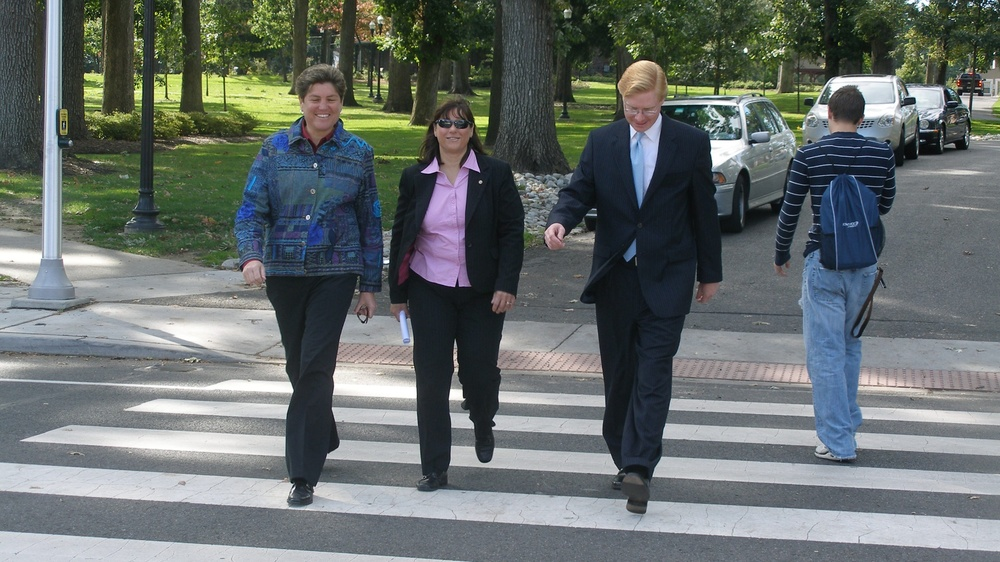
#> input picture images/yayalar.jpg, 1000 x 562 px, shrunk from 1920 x 1080 before the run
$ python 6-HOG_Yaya_Tespiti.py
#> lines starting #> are read from the running program, lines starting #| are printed output that depends on the picture; after the words box and inside, x2 and y2 are one past the last pixel; in counts of white or black regions, pixels touching at a corner belong together
import cv2 as cv

src = cv.imread("../images/yayalar.jpg")
#> src is the input picture: shape (562, 1000, 3); mean B, G, R 107.7, 109.3, 102.2

hog = cv.HOGDescriptor()
hog.setSVMDetector(cv.HOGDescriptor_getDefaultPeopleDetector())  # Burada insan tespiti yapılır

# Görüntüde farklı ölçeklerde yaya tespiti yapar
rects, weights = hog.detectMultiScale(
    src,
    winStride=(8, 8),   # Tarama penceresinin x ve y eksenlerinde kaydırılma adım aralığı (piksel)
    padding=(32, 32),   # Tarama penceresinin kenarlarına eklenen dolgu (boşluk) miktarı
    scale=1.05          # Görüntü piramidinde her katmanda uygulanacak ölçek küçültme oranı
)
#> rects = [[592, 16, 103, 207], [232, 205, 160, 319], [749, 178, 164, 328], [544, 183, 185, 369], [334, 71, 239, 478], [183, 31, 254, 508]]; weights = [1.71, 1.18, 1.23, 0.456, 2.64, 1.25]

for (x, y, w, h) in rects:
    cv.rectangle(src, (x, y), (x + w, y + h), (0, 255, 0), 2)
#> this loop made 6 passes
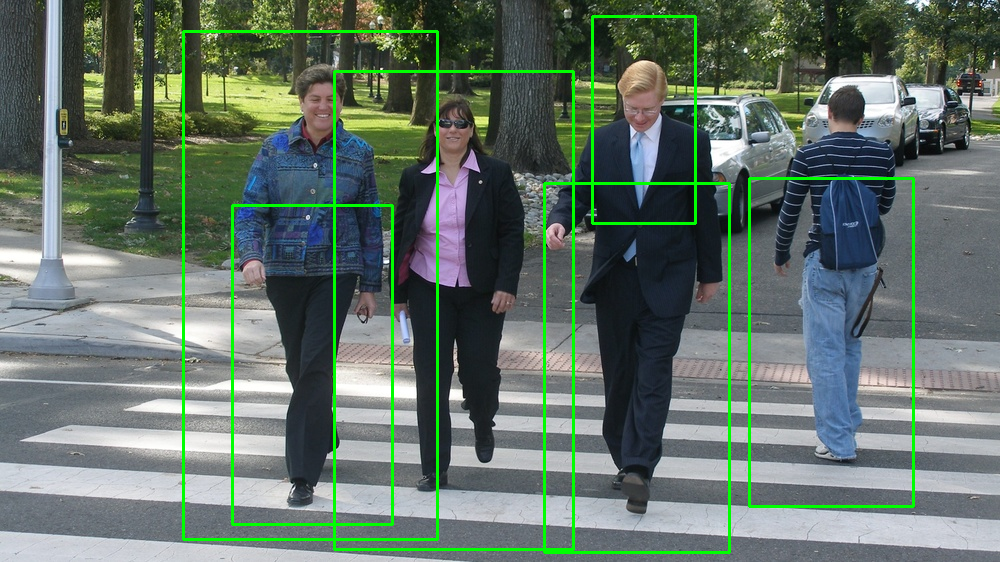
#> src: shape (562, 1000, 3); 3.52% of pixels changed, all inside (x1, y1, x2, y2) = (182, 15, 915, 554)

cv.imshow("Yayalar", src)
cv.waitKey(0)

$ run again, with images/cicek.jpg copied over images/yayalar.jpg
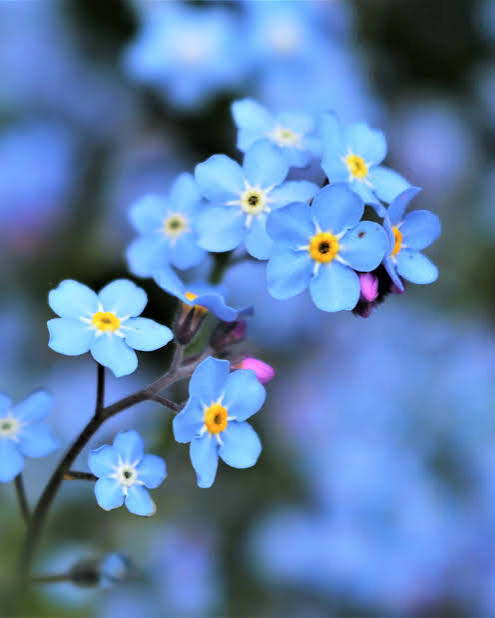
#> input picture images/cicek.jpg, 495 x 618 px
#> src is the input picture: shape (618, 495, 3); mean B, G, R 168.8, 125.9, 92.6
#> rects = [[258, 322, 117, 233], [0, 385, 64, 233], [421, 0, 74, 269]]; weights = [0.452, 0.795, 1.01]
#> the loop `for (x, y, w, h) in rects:` made 3 passes
#> after the loop `for (x, y, w, h) in rects:`:
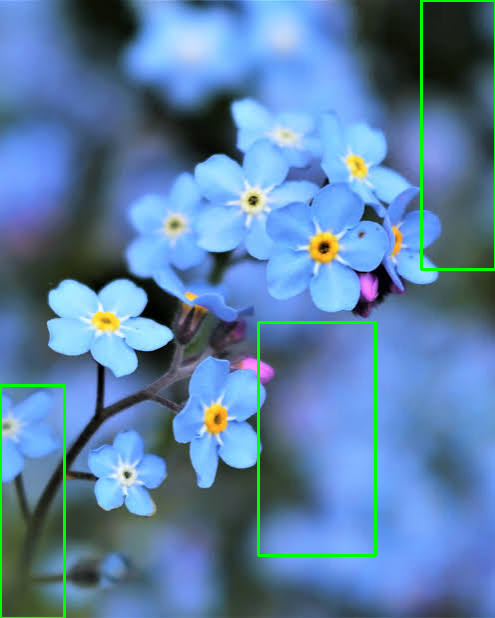
#> src: shape (618, 495, 3); 1.62% of pixels changed, all inside (x1, y1, x2, y2) = (0, 0, 495, 618)

$ run again, with images/dog.jpg copied over images/yayalar.jpg
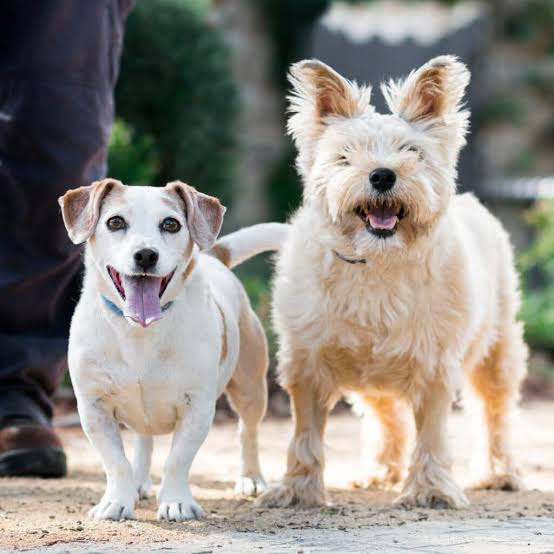
#> input picture images/dog.jpg, 554 x 554 px
#> src is the input picture: shape (554, 554, 3); mean B, G, R 134.9, 141.7, 146.7
#> rects = [[0, 138, 38, 152], [358, 99, 196, 455]]; weights = [0.643, 0.386]
#> the loop `for (x, y, w, h) in rects:` made 2 passes
#> after the loop `for (x, y, w, h) in rects:`:
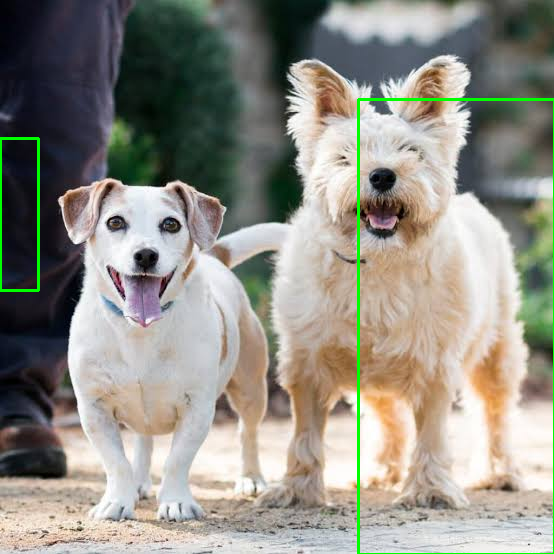
#> src: shape (554, 554, 3); 1.17% of pixels changed, all inside (x1, y1, x2, y2) = (0, 98, 554, 554)
